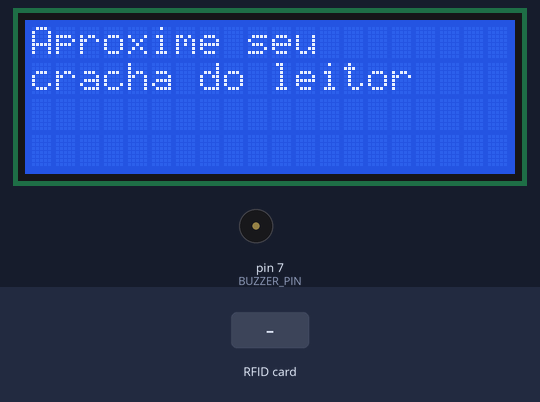
Bench run of a sketch on a simulated Arduino Uno, built with avr-gcc and run on an emulated ATmega328P. Shown: 20×4 character LCD, buzzer (waves = sounding). The test bench sets the inputs (shaded band). What the sketch prints to the serial monitor is not drawn.

Above: at 1.4 s.
1.5 s: RFID card 5E 7A 19 C4 held to the reader
At 2.9 s:
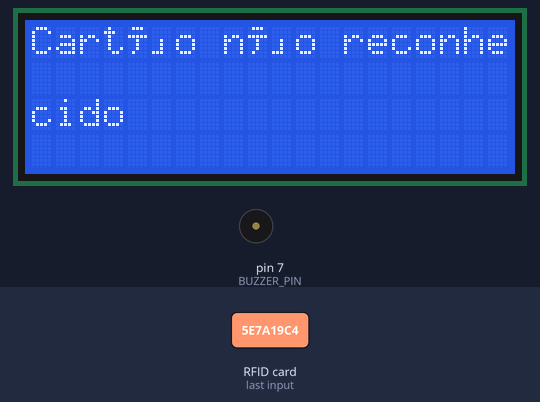
At 4.02 s:
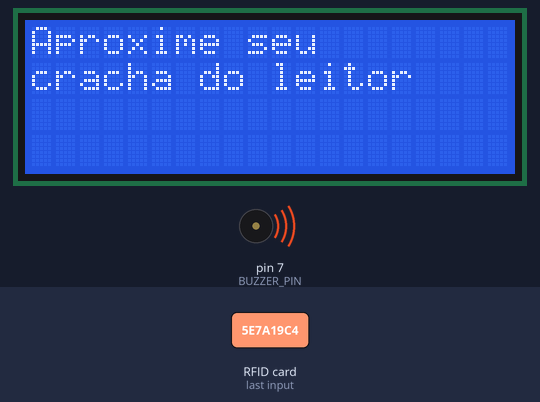
4.5 s: RFID card 5E 7A 19 C4 held to the reader
At 6.0 s:
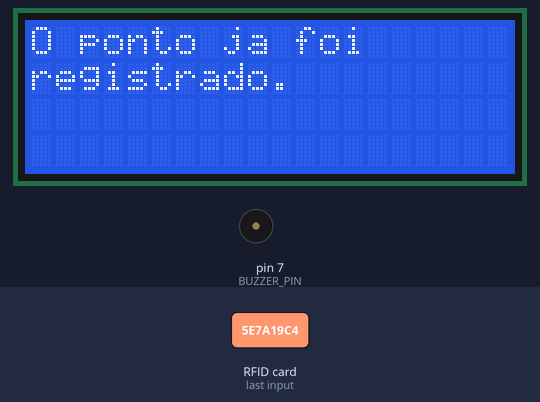
Timing chart, 0 to 8.6 s (numbered marks = the images above; inputs shaded):
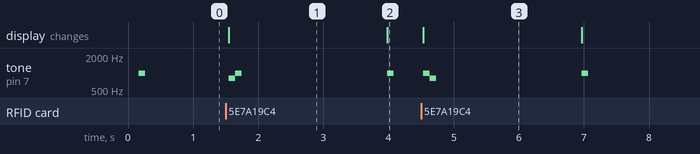

Measured:
- after the input at 1.5 s, tone on pin 7 (BUZZER_PIN): plays 800 Hz for 0.10 s, 1000 Hz for 0.10 s, 1000 Hz for 0.10 s, starting at once; the display: changes at once (image 1)
- after the input at 4.5 s, tone on pin 7 (BUZZER_PIN): plays 1000 Hz for 0.10 s, 800 Hz for 0.10 s, 1000 Hz for 0.10 s, starting at once; the display: changes at once (image 3)
- what the display in image 1 shows lasts 2.5 s, from 1.5 s to 4.0 s

The sketch:

folha_ponto.ino
```cpp
#include <LiquidCrystal_I2C.h>
#include <SPI.h>
#include <MFRC522.h>

#define SS_PIN 10
#define RST_PIN 9

#define LED_R 4
#define LED_G 3
#define LED_B 2
#define BUZZER_PIN 7

MFRC522 rfid(SS_PIN, RST_PIN);

MFRC522::MIFARE_Key key;

byte nuidPICC[4];

LiquidCrystal_I2C lcd(0x27, 20, 4);

unsigned long lastAccessTime = 0;
const unsigned long accessInterval = 5 * 60 * 1000;

void setup() {
  lcd.init();
  lcd.backlight();
  lcd.setCursor(4, 0);
  lcd.print("Iniciando");
  lcd.setCursor(4, 1);
  lcd.print("Sistema");

  Serial.begin(9600);
  SPI.begin();
  rfid.PCD_Init();

  for (byte i = 0; i < 6; i++) {
    key.keyByte[i] = 0xFF;
  }

  aproximeCracha();
}

void loop() {
  if (!rfid.PICC_IsNewCardPresent()) return;
  if (!rfid.PICC_ReadCardSerial()) return;

  MFRC522::PICC_Type piccType = rfid.PICC_GetType(rfid.uid.sak);
  if (piccType != MFRC522::PICC_TYPE_MIFARE_MINI &&
      piccType != MFRC522::PICC_TYPE_MIFARE_1K &&
      piccType != MFRC522::PICC_TYPE_MIFARE_4K) {
    return;
  }

  unsigned long currentTime = millis();
  bool cardIsNew = memcmp(rfid.uid.uidByte, nuidPICC, 4) != 0;
  bool timeElapsed = (currentTime - lastAccessTime >= accessInterval);

  if (cardIsNew || timeElapsed) {
    memcpy(nuidPICC, rfid.uid.uidByte, 4);
    lastAccessTime = currentTime;

    saudacao();
    aproximeCracha();
  } else {
    cartaoRepetido();
    aproximeCracha();
  }

  rfid.PICC_HaltA();
  rfid.PCD_StopCrypto1();
}

void printHex(const byte *buffer, byte bufferSize) {
  for (byte i = 0; i < bufferSize; i++) {
    if (buffer[i] < 0x10) Serial.print('0');
    Serial.print(buffer[i], HEX);
    Serial.print(' ');
  }
  Serial.println();
}

void aproximeCracha() {
  lcd.clear();
  lcd.setCursor(0, 0);
  lcd.print("Aproxime seu");
  lcd.setCursor(0, 1);
  lcd.print("cracha do leitor");
  ledControl(LED_B, true);
}

void saudacao() {

  printHex(rfid.uid.uidByte, rfid.uid.size);

  lcd.clear();
  lcd.setCursor(0, 0);

  if (nuidPICC[0] == 0x53 && nuidPICC[1] == 0x3A && nuidPICC[2] == 0x21 && nuidPICC[3] == 0x14) {
    lcd.print("Bem-vindo");
    lcd.setCursor(0, 1);
    lcd.print("Matheus Galdino");
  } else if (nuidPICC[0] == 0x43 && nuidPICC[1] == 0xB7 && nuidPICC[2] == 0x42 && nuidPICC[3] == 0x35) {
    lcd.print("Bem-vinda");
    lcd.setCursor(0, 1);
    lcd.print("Myllena Galdino");
  } else {
    lcd.print("Cartão não reconhecido");
  }

  ledControl(LED_G, true); // LED verde aceso
  delay(2000);
  lcd.clear();
}

void cartaoRepetido() {
  lcd.clear();
  lcd.setCursor(0, 0);
  lcd.print("O ponto ja foi");
  lcd.setCursor(0, 1);
  lcd.print("registrado.");
  ledControl(LED_R, true); // LED vermelho aceso
  delay(2000);
  lcd.clear();
}

void ledControl(int ledColor, bool state) {
  digitalWrite(LED_R, (ledColor == LED_R && state) ? HIGH : LOW);
  digitalWrite(LED_G, (ledColor == LED_G && state) ? HIGH : LOW);
  digitalWrite(LED_B, (ledColor == LED_B && state) ? HIGH : LOW);

  if (state) {
    pinMode(BUZZER_PIN, OUTPUT);
    if (ledColor == LED_B) {
      tone(BUZZER_PIN, 1000, 100);
    } else {
      tone(BUZZER_PIN, (ledColor == LED_R) ? 1000 : 800, 100);
      delay(100);
      tone(BUZZER_PIN, (ledColor == LED_R) ? 800 : 1000, 100);
      delay(200);
    }
    delay(100);
    noTone(BUZZER_PIN);
  }
}
```
